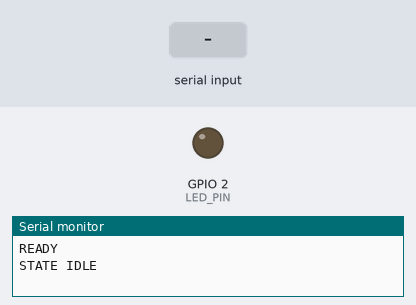
Bench run of a sketch on a simulated ESP32. Shown: output pins drawn as LEDs (lit = HIGH), the last lines printed to the serial monitor. The test bench sets the inputs (shaded band).

Above: at 1.4 s.
1.5 s: "START\n" received over Serial
At 2.7 s:
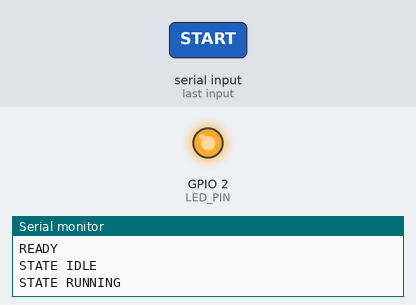
3.0 s: "RESET\n" received over Serial
At 3.8 s:
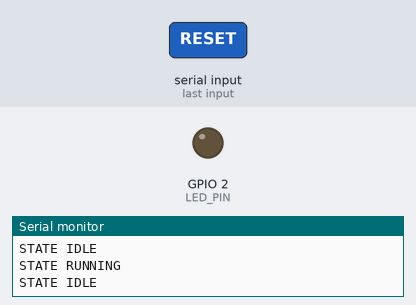
Timing chart, 0 to 6.0 s (numbered marks = the images above; inputs shaded):
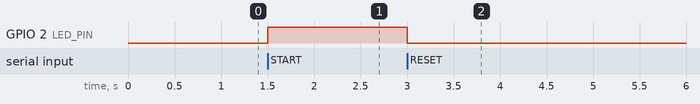

Measured:
- after the input at 1.5 s, GPIO 2 (LED_PIN): LOW → HIGH at once
- after the input at 3.0 s, GPIO 2 (LED_PIN): HIGH → LOW at once

The sketch:

esp32fsm.ino
```cpp
#define LED_PIN 2

enum FsmState { IDLE_ST, RUNNING_ST, PAUSED_ST, ERR_ST };
static const char *const names[] = {"IDLE", "RUNNING", "PAUSED", "ERROR"};

FsmState state = IDLE_ST;
String line;

void sendState() {
  Serial.print("STATE ");
  Serial.println(names[state]);
}

void handle(String cmd) {
  const char *err = NULL;
  if (cmd == "START") {
    if (state == IDLE_ST) state = RUNNING_ST; else err = "START needs IDLE";
  } else if (cmd == "PAUSE") {
    if (state == RUNNING_ST) state = PAUSED_ST; else err = "PAUSE needs RUNNING";
  } else if (cmd == "RESUME") {
    if (state == PAUSED_ST) state = RUNNING_ST; else err = "RESUME needs PAUSED";
  } else if (cmd == "FAULT") {
    state = ERR_ST;
  } else if (cmd == "RESET") {
    state = IDLE_ST;
  } else if (cmd == "STATUS") {
    /* no state change */
  } else {
    err = "unknown command";
  }
  if (err != NULL) {
    Serial.print("ERR ");
    Serial.println(err);
  }
  digitalWrite(LED_PIN, state == RUNNING_ST ? HIGH : LOW);
  sendState();
}

void setup() {
  pinMode(LED_PIN, OUTPUT);
  Serial.begin(115200);
  delay(200);
  Serial.println("READY");
  sendState();
}

void loop() {
  while (Serial.available() > 0) {
    char c = (char)Serial.read();
    if (c == '\r') continue;
    if (c == '\n') {
      line.trim();
      line.toUpperCase();
      if (line.length() > 0) handle(line);
      line = "";
    } else if (line.length() < 40) {
      line += c;
    }
  }
}
```
